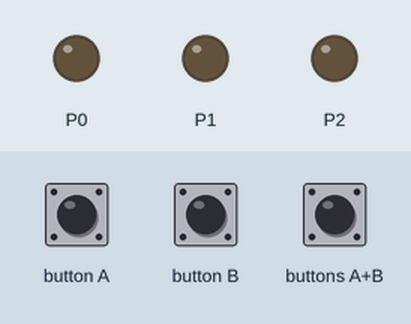
Bench run of a program on a simulated BBC micro:bit running MicroPython. Parts: output pins drawn as LEDs (lit = HIGH). Inputs (shaded band) come from the test bench. Random numbers come from a fixed seed.

Above: at 1.2 s.
1.3 s: button A pressed for 0.15 s
At 2.06 s:
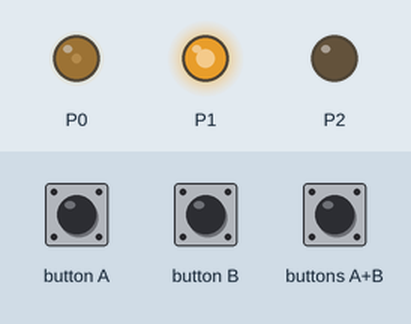
At 2.97 s:
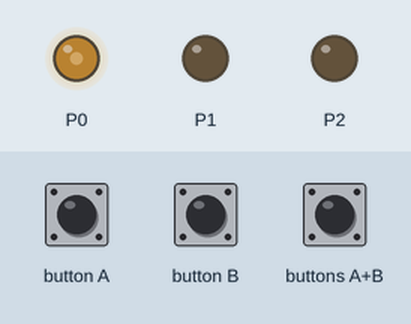
4.3 s: button B pressed for 0.15 s
At 5.4 s:
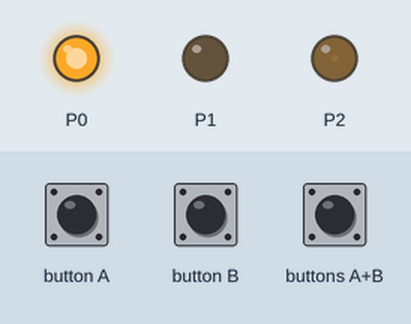
7.3 s: buttons A+B pressed for 0.15 s
13.3 s: buttons A+B pressed for 1 s
Timing chart, 0 to 25.0 s (numbered marks = the images above; inputs shaded):
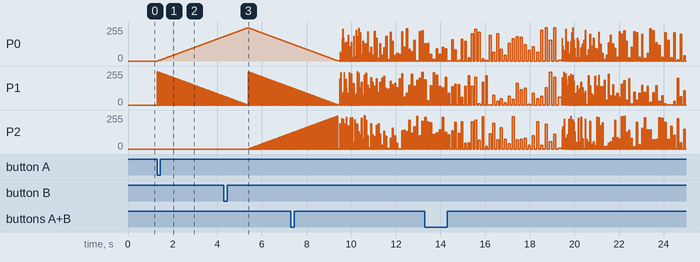

The program:

10020021_1e-Lina.py
```python
import microbit
import radio
import math
import music
import random

#constants
mijnReserve  = 0
mijnSchool   = 20
mijnLeerling = 21

#setup
radio.config(group=1)
radio.on()

####################################################
##### vanaf hier mag je stukjes code aanpassen #####
####################################################

def functie_A():
    # deze code mag je veranderen
    for i in range(100):
        microbit.pin2.write_analog(0)
        microbit.pin1.write_analog(0)
        microbit.pin0.write_analog(10*i)
        microbit.sleep(20)
        microbit.pin2.write_analog(0)
        microbit.pin1.write_analog(1000-10*i)
        microbit.pin0.write_analog(10*i)
        microbit.sleep(20)
    microbit.display.clear()
    # tot hier


def functie_B():
    # deze code mag je veranderen
    for i in range(100):
        microbit.pin2.write_analog(10*i)
        microbit.pin1.write_analog(0)
        microbit.pin0.write_analog(1000-10*i)
        microbit.sleep(20)
        microbit.pin2.write_analog(0)
        microbit.pin1.write_analog(1000-10*i)
        microbit.pin0.write_analog(1000-10*i)
        microbit.sleep(20)
    microbit.display.clear()
    # tot hier


def functie_AB():
    # deze code mag je veranderen
    for i in range(100):
        microbit.pin2.write_analog(0)
        microbit.pin1.write_analog(0)
        microbit.pin0.write_analog(0)
        microbit.sleep(i)
        microbit.pin2.write_analog(random.randint(0,1000))
        microbit.pin1.write_analog(random.randint(0,1000))
        microbit.pin0.write_analog(random.randint(0,1000))
        microbit.sleep(i)
    microbit.display.clear()
    # tot hier


############################################
###### tot hier mag je code aanpassen ######
############################################

def handleRadio(incoming):
    receivedNumber = float(incoming)
    nummerOntvangen = receivedNumber
    nummerKnopje    = int(nummerOntvangen / 1000000)
    nummerOntvangen = nummerOntvangen - nummerKnopje * 1000000
    nummerReserve   = int(nummerOntvangen / 100000)
    nummerOntvangen = nummerOntvangen - nummerReserve* 100000
    nummerSchool    = int(nummerOntvangen / 1000)
    nummerOntvangen = nummerOntvangen - nummerSchool * 1000
    nummerLeerling  = int(nummerOntvangen)

    if nummerReserve  == mijnReserve  or nummerReserve  == 0 :
        if nummerSchool   == mijnSchool   or nummerSchool   == 0:
            if nummerLeerling == mijnLeerling or nummerLeerling == 0:
                if nummerKnopje == 1:
                    #microbit.pin5.write_digital(0)
                    #microbit.sleep(50)
                    #microbit.pin5.write_digital(1)
                    functie_A()
                elif nummerKnopje == 2:
                    #microbit.pin11.write_digital(0)
                    #microbit.sleep(50)
                    #microbit.pin11.write_digital(1)
                    functie_B()
                else:
                    #microbit.pin5.write_digital(0)
                    #microbit.pin11.write_digital(0)
                    #microbit.sleep(50)
                    #microbit.pin5.write_digital(1)
                    #microbit.pin11.write_digital(1)
                    functie_AB()


def get_message():
    try:
        msg = radio.receive_bytes()
        if msg is not None:
            if int(msg[0]) == 01 and int(msg[1]) == 00 and int(msg[2]) == 01:
                packet_type = msg[3]
                if packet_type == 0:
                    payload = 0
                    for i in range(len(msg[12:])):
                        payload += msg[12+i] * math.pow(256, i)
                    handleRadio(payload)
    except Exception as e:
        radio.off()
        radio.on()


while True:
    get_message()

    if microbit.button_a.was_pressed() and microbit.button_b.was_pressed():
        functie_AB()
    elif microbit.button_a.get_presses() > 0:
        functie_A()
    elif microbit.button_b.get_presses() > 0:
        functie_B()
```
